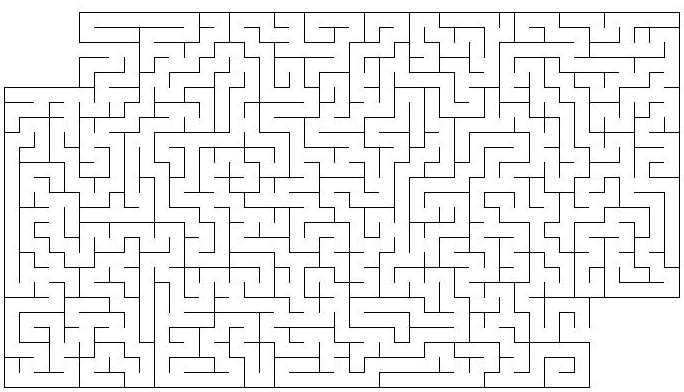
%> input picture images/m2.jpg, 684 x 392 px
$ octave --eval "mazei('images/m2.jpg');"   (GNU Octave 9; MATLAB toolbox functions it lacks are replaced by stand-ins)
%> lines starting %> are read from the running program, lines starting %| are printed output that depends on the picture; in (x1, y1, x2, y2) boxes, pixels count from 0 and x2, y2 are one past the last pixel; in counts of white or black regions, pixels touching at a corner belong together; the program's own positions count from 1
function []=mazei(img_source)
%> called with img_source = 'images/m2.jpg'
i=imread(img_source);
%> i is the input picture: size 392x684x3 uint8; min 0, max 255, mean 237.9
%i=imresize(i,[51 51]);
[rows cols noofbands]=size(i);
%> rows = 392; cols = 684; noofbands = 3
rp=i(:,:,1);
bp=i(:,:,2);
gp=i(:,:,3);
plane=[rp bp gp];
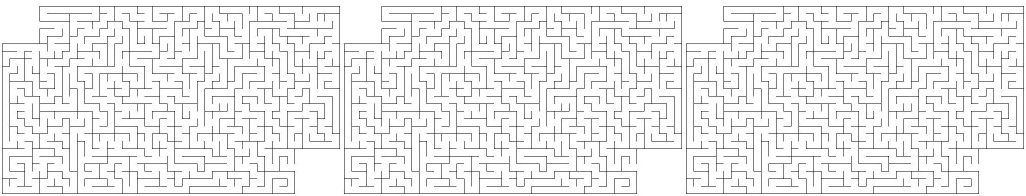
%> plane: size 392x2052 uint8 (shown at 1/2 size); min 0, max 255, mean 237.9; mean of the top-left, top-right, bottom-left and bottom-right quarters 238.2, 237.7, 237.6, 238.2
con=max(plane);
%> con = 2052 values from 255 to 255
rstd=std(single(rp(:)));
%> rstd = 61.13
bstd=std(single(bp(:)));
%> bstd = 61.13
gstd=std(single(gp(:)));
%> gstd = 61.13
plane=[rstd bstd gstd];
%> plane = [61.13 61.13 61.13]
con=max(plane);
%> con = 61.13
mimg=single(con);
%> mimg = 61.13
max(rstd,bstd);
mimg=single(rp);
%figure,imshow(mimg);
mx=max(max(mimg));
%> mx = 255
mi=min(min(mimg));
%> mi = 0
monoImage = uint8(255 * (single(mimg) - mi) / (mx - mi));
threshold=uint8((mx+mi)/2);
%> threshold = 128
bi=255*(monoImage<threshold);
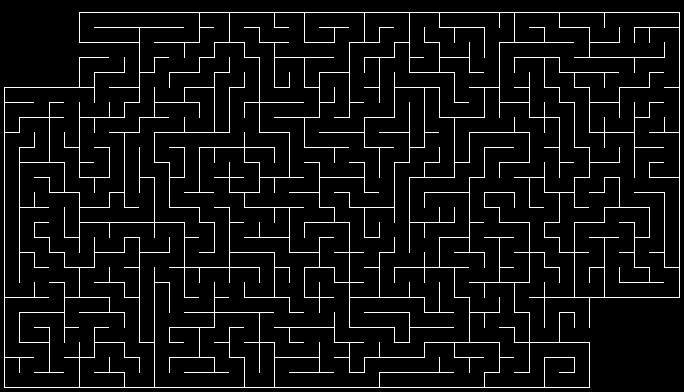
%> bi: size 392x684 double; 6.3% white in thin lines or dots
%figure,imshow(bi);
[labeli noofwalls]=bwlabel(bi,4);
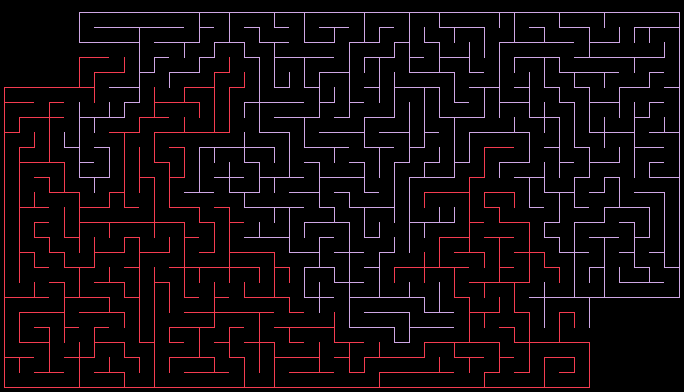
%> labeli: size 392x684 double; 3 distinct labels, from 0 to 2; one colour per label, 0 black
%> noofwalls = 2
collabel = label2rgb (labeli, 'hsv', 'k', 'shuffle');
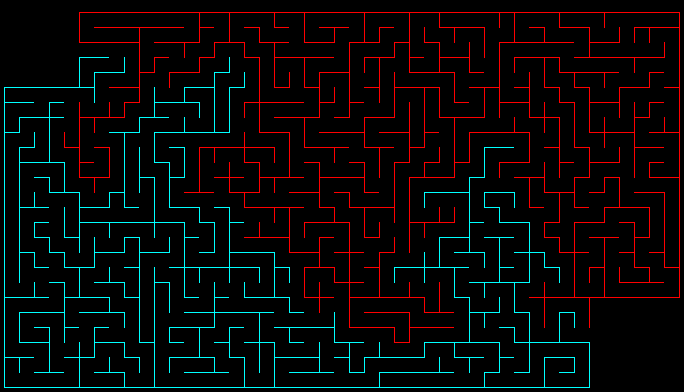
%> collabel: size 392x684x3 uint8; mean R, G, B 8.8, 7.3, 7.3
%figure,imshow(collabel);
bi1=(labeli==1);
%> bi1: size 392x684 logical; 2.8% white in thin lines or dots, all inside (x1, y1, x2, y2) = (4, 57, 590, 388)
width=5;
bi1dil=imdilate(bi1,ones(width));
%> bi1dil: size 392x684 logical; 14.2% white; 1 white region, box (x1, y1, x2, y2) and area: (2, 55, 592, 390) 38180
bi1fill=imfill(bi1dil,'holes');
bi1erode=imerode(bi1fill,ones(width));
bil=bi1fill-bi1erode;
%> bil: size 392x684 double; values 0 (black) and 1 (white), 11.4% white in thin lines or dots, all inside (x1, y1, x2, y2) = (2, 55, 592, 390)
%figure,imshow(bil);
bi=bi1fill;
bi(bi1erode)=0;
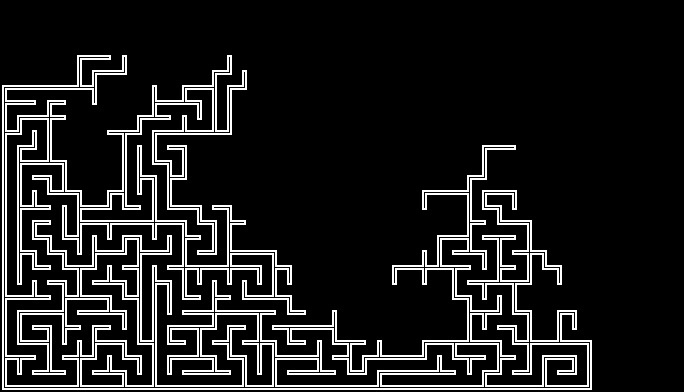
%> bi: size 392x684 logical; 11.4% white in thin lines or dots, all inside (x1, y1, x2, y2) = (2, 55, 592, 390)
redplane=mimg;
greenplane=mimg;
blueplane=mimg;
redplane(bi)=255;
%> redplane: size 392x684 single; min 0, max 255, mean 238.1
greenplane(bi)=0;
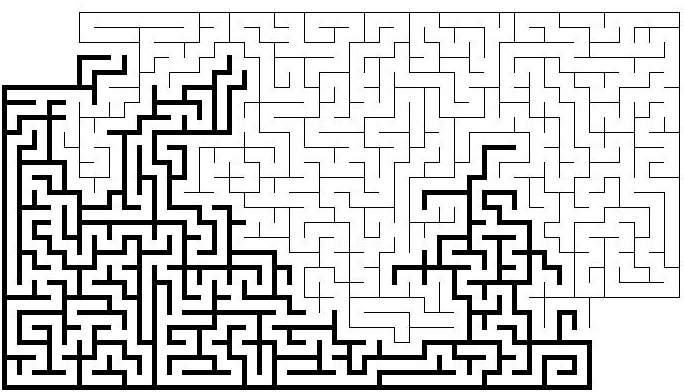
%> greenplane: size 392x684 single; min 0, max 255, mean 209.1
blueplane(bi)=0;
solvedimage=cat(3,redplane,blueplane,greenplane);

figure,imshow((solvedimage));
%> after `imshow((solvedimage))`:
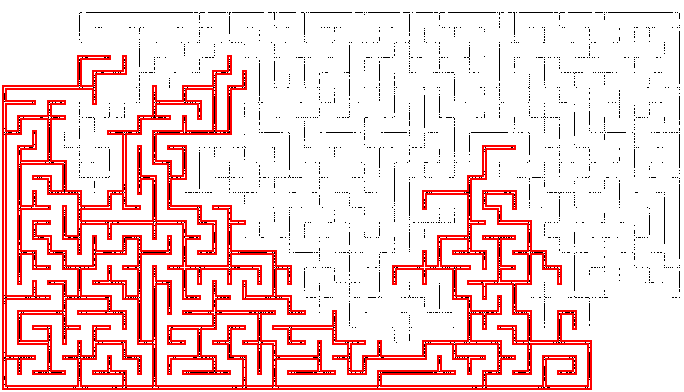
%> displayed picture: size 392x684x3, on the screen's scale of 0 to 255; mean R, G, B 248.2, 219.1, 219.1

$ run again, on images/m5.jpg
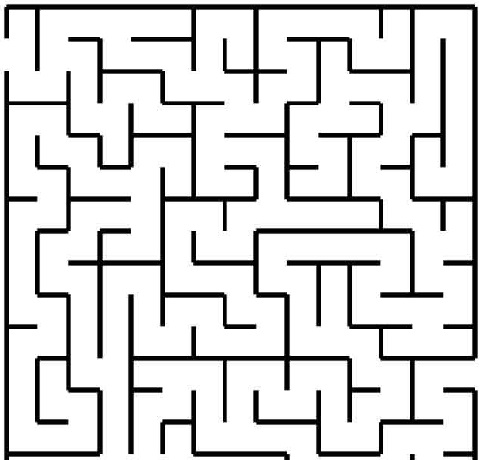
%> input picture images/m5.jpg, 483 x 460 px
%> in mazei, i is the input picture: size 460x483x3 uint8; min 0, max 255, mean 214
%> in mazei, `con=max(plane);`: con = 1449 values from 255 to 255
%> rstd = 88.33
%> in mazei, `plane=[rstd bstd gstd];`: plane = [88.33 88.33 88.33]
%> in mazei, `con=max(plane);`: con = 88.33
%> mx = 255
%> mi = 0
%> threshold = 128
%> labeli: size 460x483 double; 6 distinct labels, from 0 to 5
%> noofwalls = 5
%> bi1: size 460x483 logical; 10.7% white; 1 white region, box (x1, y1, x2, y2) and area: (4, 4, 478, 457) 23753
%> bi1dil: size 460x483 logical; 18.6% white; 1 white region, box (x1, y1, x2, y2) and area: (2, 2, 480, 459) 41346
%> bi1erode: size 460x483 logical; 10.7% white; 1 white region, box (x1, y1, x2, y2) and area: (4, 4, 478, 457) 23754
%> bil: size 460x483 double; values 0 (black) and 1 (white), 7.9% white in thin lines or dots
%> in mazei, `bi(bi1erode)=0;`:
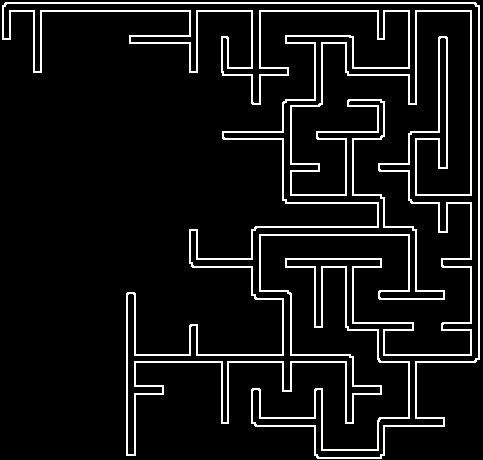
%> bi: size 460x483 logical; 7.9% white in thin lines or dots
%> redplane: size 460x483 single; min 0, max 255, mean 214.3
%> greenplane: size 460x483 single; min 0, max 255, mean 194.2
%> in mazei, `imshow((solvedimage))`:
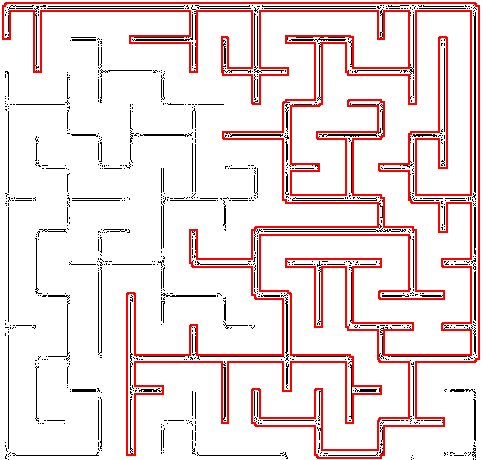
%> displayed picture: size 460x483x3, on the screen's scale of 0 to 255; mean R, G, B 243.1, 222.9, 222.9
